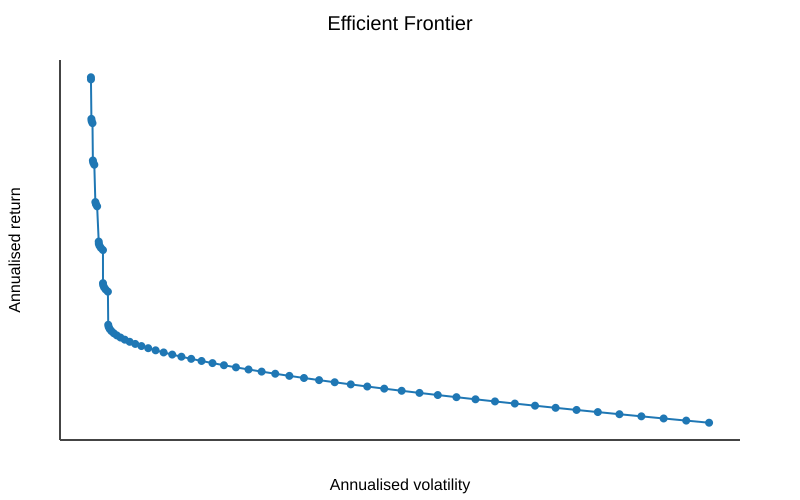

Write the Python code that produced this figure.
"""Compute an approximate efficient frontier from a CSV of historical prices.

The script expects a CSV file with a three-level header matching the format of
``temp.csv`` in this repository. It extracts the close prices for every listed
asset, computes daily returns, annualises the statistics, and evaluates a grid
of long-only portfolios to approximate the efficient frontier.
"""
from __future__ import annotations

import argparse
import csv
import math
from dataclasses import dataclass
from typing import Dict, Iterable, List, Sequence, Tuple


TRADING_DAYS_PER_YEAR = 252


@dataclass
class FrontierPoint:
    """Container for a single efficient frontier portfolio."""

    annual_return: float
    annual_volatility: float
    weights: Dict[str, float]


def parse_arguments() -> argparse.Namespace:
    parser = argparse.ArgumentParser(description=__doc__)
    parser.add_argument(
        "--csv",
        default="temp.csv",
        help="Path to the input CSV file with price history.",
    )
    parser.add_argument(
        "--step",
        type=float,
        default=0.01,
        help=(
            "Weight increment used to enumerate portfolios. Smaller values "
            "increase accuracy but also computation time."
        ),
    )
    parser.add_argument(
        "--output",
        default="efficient_frontier.csv",
        help="Where to write the efficient frontier table.",
    )
    parser.add_argument(
        "--plot",
        default=None,
        help=(
            "Optional path to save a diagram of the efficient frontier. "
            "If matplotlib is not available, provide an .svg path to use the "
            "built-in renderer."
        ),
    )
    return parser.parse_args()


def read_close_prices(path: str) -> Tuple[List[str], Dict[str, List[float]]]:
    """Read closing prices for each ticker from the CSV file."""

    with open(path, newline="") as handle:
        reader = csv.reader(handle)
        try:
            header_level_1 = next(reader)
            header_level_2 = next(reader)
            _ = next(reader)  # the third header row only contains the "Date" label
        except StopIteration as exc:  # pragma: no cover - guards against empty file
            raise ValueError("CSV file does not contain enough header rows") from exc

        tickers: List[str] = []
        close_columns: List[int] = []
        for index, (field_type, ticker) in enumerate(
            zip(header_level_1, header_level_2)
        ):
            if index == 0:
                continue  # first column is the date label
            if field_type.strip().lower() == "close":
                tickers.append(ticker.strip())
                close_columns.append(index)

        if not tickers:
            raise ValueError("No closing price columns found in the CSV header")

        price_history: Dict[str, List[float]] = {ticker: [] for ticker in tickers}
        for row in reader:
            if not row or not row[0].strip():
                continue

            try:
                prices = [row[column].strip() for column in close_columns]
            except IndexError as exc:
                raise ValueError(f"Row is missing expected columns: {row}") from exc

            if any(value == "" for value in prices):
                # Skip sessions where one of the assets did not trade.
                continue

            try:
                numeric_prices = [float(value) for value in prices]
            except ValueError as exc:
                raise ValueError(f"Failed to parse prices on row {row}") from exc

            for ticker, price in zip(tickers, numeric_prices):
                price_history[ticker].append(price)

    return tickers, price_history


def compute_simple_returns(prices: Sequence[float]) -> List[float]:
    if len(prices) < 2:
        raise ValueError("At least two prices are required to compute returns")
    returns: List[float] = []
    for previous, current in zip(prices[:-1], prices[1:]):
        if previous == 0:
            raise ValueError("Encountered zero price when computing returns")
        returns.append((current / previous) - 1.0)
    return returns


def mean(values: Sequence[float]) -> float:
    if not values:
        raise ValueError("Cannot compute the mean of an empty sequence")
    return sum(values) / float(len(values))


def covariance(xs: Sequence[float], ys: Sequence[float]) -> float:
    if len(xs) != len(ys):
        raise ValueError("Covariance expects sequences of equal length")
    if len(xs) < 2:
        raise ValueError("At least two observations are required for covariance")
    mean_x = mean(xs)
    mean_y = mean(ys)
    return sum((x - mean_x) * (y - mean_y) for x, y in zip(xs, ys)) / (len(xs) - 1)


def portfolio_variance(weights: Sequence[float], covariance_matrix: Sequence[Sequence[float]]) -> float:
    total = 0.0
    for i, wi in enumerate(weights):
        for j, wj in enumerate(weights):
            total += wi * wj * covariance_matrix[i][j]
    return total


def iter_weight_vectors(asset_count: int, step: float) -> Iterable[Tuple[float, ...]]:
    if not 0 < step <= 1:
        raise ValueError("Step size must be in the range (0, 1]")
    increments = round(1 / step)
    if not math.isclose(step * increments, 1.0, rel_tol=1e-9):
        raise ValueError("Step size must divide 1.0 exactly for the enumeration to work")

    def rec(index: int, remaining: int, partial: List[int]) -> Iterable[Tuple[float, ...]]:
        if index == asset_count - 1:
            partial.append(remaining)
            yield tuple(value / increments for value in partial)
            partial.pop()
            return
        for value in range(remaining + 1):
            partial.append(value)
            yield from rec(index + 1, remaining - value, partial)
            partial.pop()

    yield from rec(0, increments, [])


def build_efficient_frontier(
    tickers: Sequence[str],
    expected_returns: Sequence[float],
    covariance_matrix: Sequence[Sequence[float]],
    step: float,
) -> List[FrontierPoint]:
    points: List[Tuple[float, float, Tuple[float, ...]]] = []
    for weights in iter_weight_vectors(len(tickers), step):
        exp_return = sum(w * r for w, r in zip(weights, expected_returns))
        variance = portfolio_variance(weights, covariance_matrix)
        variance = max(variance, 0.0)
        volatility = math.sqrt(variance)
        points.append((exp_return, volatility, weights))

    points.sort(key=lambda item: item[0])  # sort by expected return

    efficient: List[FrontierPoint] = []
    best_volatility = float("inf")
    for exp_return, volatility, weights in points:
        if volatility + 1e-12 < best_volatility:
            best_volatility = volatility
            efficient.append(
                FrontierPoint(
                    annual_return=exp_return,
                    annual_volatility=volatility,
                    weights={ticker: weight for ticker, weight in zip(tickers, weights)},
                )
            )
    return efficient


def write_frontier_to_csv(points: Sequence[FrontierPoint], tickers: Sequence[str], path: str) -> None:
    fieldnames = ["annual_return", "annual_volatility"] + [f"weight_{ticker}" for ticker in tickers]
    with open(path, "w", newline="") as handle:
        writer = csv.DictWriter(handle, fieldnames=fieldnames)
        writer.writeheader()
        for point in points:
            row = {
                "annual_return": f"{point.annual_return:.6f}",
                "annual_volatility": f"{point.annual_volatility:.6f}",
            }
            for ticker in tickers:
                row[f"weight_{ticker}"] = f"{point.weights[ticker]:.4f}"
            writer.writerow(row)


def _write_svg_frontier(points: Sequence[FrontierPoint], path: str) -> None:
    width, height = 800, 500
    margin = 60
    xs = [point.annual_volatility for point in points]
    ys = [point.annual_return for point in points]

    min_x, max_x = min(xs), max(xs)
    min_y, max_y = min(ys), max(ys)

    if math.isclose(max_x, min_x):
        max_x += 1.0
        min_x -= 1.0
    if math.isclose(max_y, min_y):
        max_y += 1.0
        min_y -= 1.0

    pad_x = (max_x - min_x) * 0.05
    pad_y = (max_y - min_y) * 0.05
    min_x -= pad_x
    max_x += pad_x
    min_y -= pad_y
    max_y += pad_y

    def scale_x(value: float) -> float:
        return margin + (value - min_x) / (max_x - min_x) * (width - 2 * margin)

    def scale_y(value: float) -> float:
        return height - margin - (value - min_y) / (max_y - min_y) * (height - 2 * margin)

    points_path = " ".join(
        f"{scale_x(x):.2f},{scale_y(y):.2f}" for x, y in zip(xs, ys)
    )

    labels = [
        f'<text x="{width / 2:.0f}" y="30" text-anchor="middle" font-size="20" '
        f'font-family="Arial, sans-serif">Efficient Frontier</text>',
        f'<text x="{width / 2:.0f}" y="{height - 10}" text-anchor="middle" font-size="16" '
        f'font-family="Arial, sans-serif">Annualised volatility</text>',
        f'<text transform="rotate(-90)" x="-{height / 2:.0f}" y="20" text-anchor="middle" '
        f'font-size="16" font-family="Arial, sans-serif">Annualised return</text>',
    ]

    svg_content = [
        f'<svg xmlns="http://www.w3.org/2000/svg" width="{width}" height="{height}" '
        f'viewBox="0 0 {width} {height}">',
        '<rect x="0" y="0" width="100%" height="100%" fill="white" />',
        f'<line x1="{margin}" y1="{height - margin}" x2="{width - margin}" '
        f'y2="{height - margin}" stroke="#444" stroke-width="2" />',
        f'<line x1="{margin}" y1="{height - margin}" x2="{margin}" '
        f'y2="{margin}" stroke="#444" stroke-width="2" />',
        f'<polyline points="{points_path}" fill="none" stroke="#1f77b4" stroke-width="2" />',
        f'<g fill="#1f77b4">',
    ]

    for x, y in zip(xs, ys):
        svg_content.append(
            f'  <circle cx="{scale_x(x):.2f}" cy="{scale_y(y):.2f}" r="4" />'
        )

    svg_content.append("</g>")

    for element in labels:
        svg_content.append(element)

    svg_content.append("</svg>")

    with open(path, "w", encoding="utf-8") as handle:
        handle.write("\n".join(svg_content))


def plot_efficient_frontier(points: Sequence[FrontierPoint], path: str) -> None:
    if not points:
        raise ValueError("Cannot plot an empty efficient frontier")

    try:
        import matplotlib.pyplot as plt
    except ImportError:
        if not path.lower().endswith(".svg"):
            raise RuntimeError(
                "matplotlib is unavailable. Provide an .svg path for --plot "
                "to use the built-in SVG renderer."
            )
        _write_svg_frontier(points, path)
        return

    fig, ax = plt.subplots(figsize=(8, 5))
    ax.plot(
        [point.annual_volatility for point in points],
        [point.annual_return for point in points],
        marker="o",
        linestyle="-",
        color="#1f77b4",
        label="Efficient frontier",
    )
    ax.set_xlabel("Annualised volatility")
    ax.set_ylabel("Annualised return")
    ax.set_title("Efficient Frontier")
    ax.grid(True, linestyle="--", linewidth=0.5, alpha=0.7)
    ax.legend()
    fig.tight_layout()
    fig.savefig(path, dpi=150)
    plt.close(fig)


def main() -> None:
    args = parse_arguments()
    tickers, price_history = read_close_prices(args.csv)

    return_series = [compute_simple_returns(price_history[ticker]) for ticker in tickers]
    series_length = min(len(series) for series in return_series)
    aligned_returns = [series[-series_length:] for series in return_series]

    daily_expected_returns = [mean(series) for series in aligned_returns]
    daily_covariance: List[List[float]] = []
    for i, series_i in enumerate(aligned_returns):
        row: List[float] = []
        for j, series_j in enumerate(aligned_returns):
            row.append(covariance(series_i, series_j))
        daily_covariance.append(row)

    annual_expected_returns = [ret * TRADING_DAYS_PER_YEAR for ret in daily_expected_returns]
    annual_covariance = [
        [value * TRADING_DAYS_PER_YEAR for value in row]
        for row in daily_covariance
    ]

    frontier = build_efficient_frontier(tickers, annual_expected_returns, annual_covariance, args.step)
    write_frontier_to_csv(frontier, tickers, args.output)

    if args.plot:
        plot_efficient_frontier(frontier, args.plot)

    print(f"Analysed {len(aligned_returns[0])} daily returns for {len(tickers)} assets.")
    print(f"Generated {len(frontier)} efficient portfolios with step size {args.step}.")
    print("Top efficient portfolios:")
    for point in frontier[:10]:
        weights_text = ", ".join(f"{ticker}={weight:.2%}" for ticker, weight in point.weights.items())
        print(
            f"  Return={point.annual_return:.2%}, Volatility={point.annual_volatility:.2%}"
            f" -> {weights_text}"
        )


if __name__ == "__main__":
    main()
